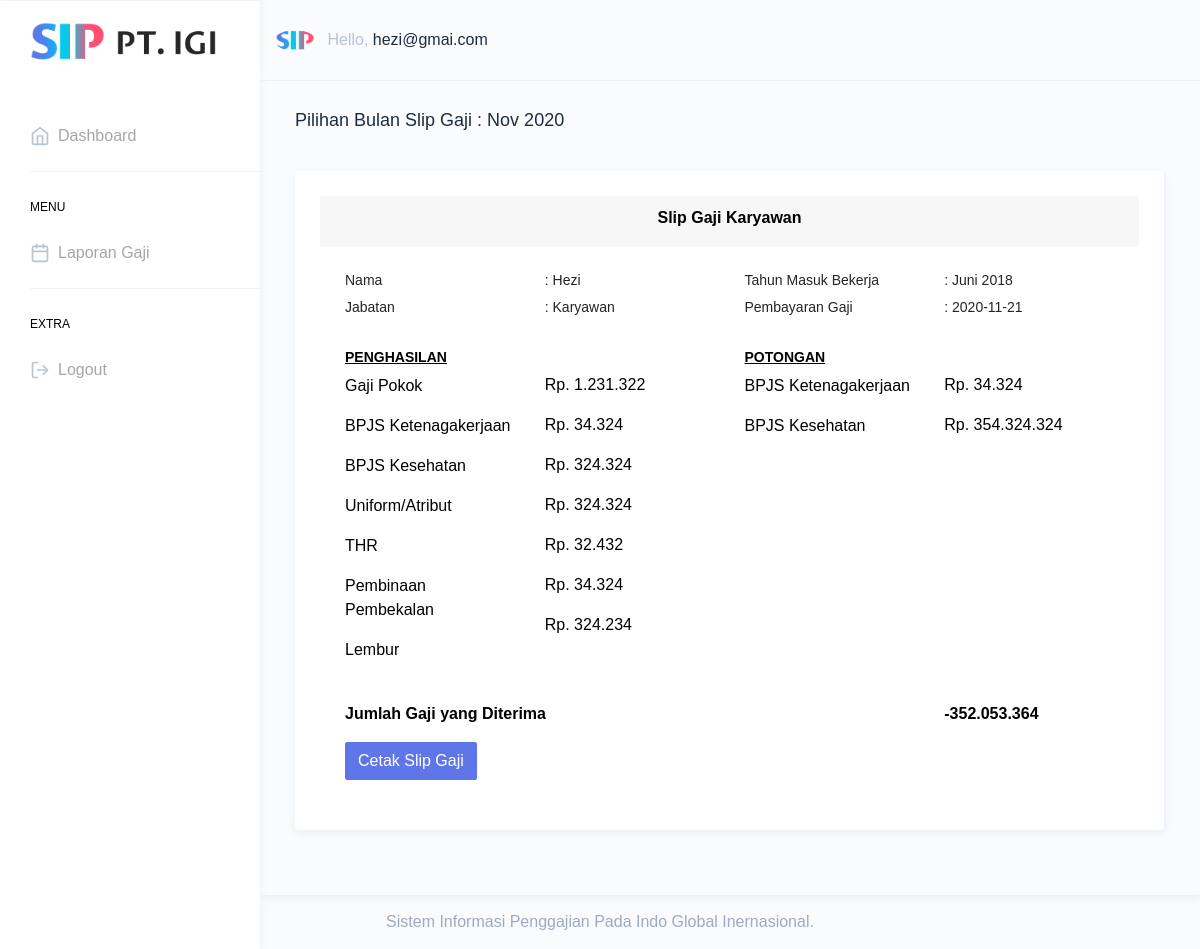
Page /admin/user-pegawai.php (signed in) on the committed database.
### tables this page shows
CREATE TABLE `tbl_gaji` (
  `id_gaji` int(11) NOT NULL,
  `id_karyawan` int(5) NOT NULL,
  `gaji_pokok` int(15) NOT NULL,
  `bpjs_kt` int(15) NOT NULL,
  `bpjs_ks` int(15) NOT NULL,
  `atribut` int(15) NOT NULL,
  `thr` int(15) NOT NULL,
  `pp` int(15) NOT NULL,
  `lembur` int(15) NOT NULL,
  `p_bpjsks` int(15) NOT NULL,
  `p_bpjskt` int(15) NOT NULL,
  `tgl_byr_gaji` date NOT NULL
);

CREATE TABLE `tbl_user` (
  `id_user` int(11) NOT NULL,
  `id_karyawan` varchar(50) NOT NULL,
  `email` varchar(50) NOT NULL,
  `password` varchar(128) NOT NULL,
  `level` int(1) NOT NULL COMMENT '0 = admin,\r\n1 = pimpinan,\r\n2 = karyawan'
);

CREATE TABLE `tbl_karyawan` (
  `id_karyawan` int(11) NOT NULL,
  `nama` varchar(50) NOT NULL,
  `jabatan` varchar(50) NOT NULL,
  `tahun_mulai` varchar(50) NOT NULL,
  `area` varchar(100) NOT NULL,
  `norek` varchar(50) NOT NULL
);

### admin/user-pegawai.php (the view, shortened to what this page needs)
<?php
include 'header.php';
?>
<?php
  include "../control/koneksi.php";
  $email = $_SESSION['email'];
  $tgl = date('Y-m');
  $gj=mysqli_query($conn,"SELECT * FROM tbl_gaji as a inner join tbl_karyawan as b on a.id_karyawan=b.id_karyawan inner join tbl_user as c on a.id_karyawan=c.id_karyawan WHERE email='$email' AND tgl_byr_gaji LIKE '%$tgl%' ORDER BY nama DESC");
                      foreach ($gj as $g) :
                        $ta = $g['gaji_pokok']+$g['bpjs_kt']+$g['bpjs_ks']+$g['atribut']+$g['thr']+$g['pp']+$g['lembur'];
                        $tp = $g['p_bpjskt']+$g['p_bpjsks'];
                        $gt = $ta-$tp;
 ?>
<!DOCTYPE html>
<html dir="ltr" lang="en">
<body>
  <div id="main-wrapper" data-theme="light" data-layout="vertical" data-navbarbg="skin6" data-sidebartype="full" data-sidebar-position="fixed" data-header-position="fixed" data-boxed-layout="full">
    <header class="topbar" data-navbarbg="skin6">
      <nav class="navbar top-navbar navbar-expand-md">
        <div class="navbar-header" data-logobg="skin6">
          <div class="navbar-brand">
            <a href="index.html">
              <b class="logo-icon">
                <img src="../assets/images/logo-fix.png" height="40px" alt="homepage" class="dark-logo" />
              </b>
              <span class="logo-text">
                <img src="../assets/images/logo-3.png" height="30px" alt="homepage" class="dark-logo" />
              </span>
            </a>
          </div>
        </div>
        <div class="navbar-collapse collapse" id="navbarSupportedContent">
          <ul class="navbar-nav float-right ">
            <li class="nav-item dropdown">
              <a class="nav-link dropdown-toggle" href="javascript:void(0)" data-toggle="dropdown" aria-haspopup="true" aria-expanded="false">
                <img src="../assets/images/logo-fix.png" alt="user" class="rounded-circle" width="40">
                <span class="ml-2 d-none d-lg-inline-block"><span>Hello,</span> <span class="text-dark"><?php
                    $email= $_SESSION['email'];
                    $data=mysqli_query($conn,"SELECT * FROM tbl_user WHERE email='$email' ");
                    while($tampil=mysqli_fetch_array($data))
                    {
                      echo $tampil['email'];
                    }
                ?></span> </span>
              </a>
            </li>
          </ul>
        </div>
      </nav>
    </header>
    <?php include 'sidebar.php';  ?>
    <div class="page-wrapper">
      <div class=" page-breadcrumb">
        <div class="row">
          <div class="col-7 align-self-center">
            <h4 class="page-title text-truncate text-dark font-weight-medium mb-1">Pilihan Bulan Slip Gaji : <?= date('M Y'); ?></h4>
          </div>
        </div>
      </div>
      <div class="container-fluid">
        <div class="card-group">
          <div class="card border-right">
            <div class="card-body">
              <div class="card-header text-center">
                <h5 style="color: black; font-weight:bold;">Slip Gaji Karyawan</h5>
              </div>
              <div class="card-body ">
                <div class="row">
                  <div class="col-3">
                    <h6 class="card-title">Nama </h6>
                    <h6 class="card-title">Jabatan </h6>
                  </div>
                  <div class="col-3">
                    <h6 class="card-title">: <?= $g['nama'];?></h6>
                    <h6 class="card-title">: <?php if($g['jabatan']==1){
                              echo "Pimpinan";
                            }else{
                              echo " Karyawan";
                            } ?></h6>
                  </div>
                  <div class="col-3">
                    <h6 class="card-title">Tahun Masuk Bekerja </h6>
                    <h6 class="card-title">Pembayaran Gaji</h6>
                  </div>
                  <div class="col-3">
                    <h6 class="card-title">: <?= $g['tahun_mulai'];?></h6>
                    <h6 class="card-title">: <?= $g['tgl_byr_gaji'];?></h6>
                  </div>
                </div>
                <div class="row mt-4" style="color: black;">
                  <div class="col-3">
                    <h6 style="font-weight:bold; text-decoration: underline; color:black"> PENGHASILAN</h6>
                    <p>Gaji Pokok </p>
                    <p>BPJS Ketenagakerjaan </p>
                    <p>BPJS Kesehatan </p>
                    <p>Uniform/Atribut </p>
                    <p>THR </p>
                    <p>Pembinaan Pembekalan </p>
                    <p>Lembur </p>
                    <br>
                  </div>
                  <div class="col-3">
                    <br>
                    <p><?= "Rp. ". number_format($g['gaji_pokok'], 0, ',', '.')?></p>
                    <p><?= "Rp. ". number_format($g['bpjs_kt'], 0, ',', '.')?></p>
                    <p><?= "Rp. ". number_format($g['bpjs_ks'], 0, ',', '.')?></p>
                    <p><?= "Rp. ". number_format($g['atribut'], 0, ',', '.')?></p>
                    <p><?= "Rp. ". number_format($g['thr'], 0, ',', '.')?></p>
                    <p><?= "Rp. ". number_format($g['pp'], 0, ',', '.')?></p>
                    <p><?= "Rp. ". number_format($g['lembur'], 0, ',', '.')?></p>
                  </div>
                  <div class="col-3">
                    <h6 style="font-weight:bold; text-decoration: underline; color:black"> POTONGAN</h6>
                    <p>BPJS Ketenagakerjaan </p>
                    <p>BPJS Kesehatan </p>
                  </div>
                  <div class="col-3">
                    <br>
                    <p><?= "Rp. ". number_format($g['p_bpjskt'], 0, ',', '.')?></p>
                    <p><?= "Rp. ". number_format($g['p_bpjsks'], 0, ',', '.')?></p>
                  </div>
                </div>
                <div class="row">
                  <div class="col-9">
                    <p class="mb-6" style="color: black; font-weight:bold;">Jumlah Gaji yang Diterima</p>
                  </div>
                  <div class="col-3">
                    <p style="color: black; font-weight:bold;"><?= number_format($gt, 0, ',', '.')?></p>
                  </div>
                </div>
                <a href="detail.php?id_gaji=<?= $g['id_gaji']?>" target="_blank" class="btn btn-primary justify-content-center text-center">Cetak Slip Gaji</a>
              </div>
            </div>
          </div>
        </div>
      </div>
    </div>
    <?php
  endforeach;
    include 'footer.php';
    ?>

### admin/sidebar.php (shortened to what this page needs)
<aside class="left-sidebar" data-sidebarbg="skin6">
  <div class="scroll-sidebar" data-sidebarbg="skin6">
    <nav class="sidebar-nav">
      <ul id="sidebarnav">
        <li class="sidebar-item"> <a class="sidebar-link sidebar-link" href="index.php" aria-expanded="false"><i data-feather="home" class="feather-icon"></i><span class="hide-menu">Dashboard</span></a></li>
        <li class="list-divider"></li>
        <li class="nav-small-cap"><span class="hide-menu">Menu</span></li>
                    <?php
                    $email= $_SESSION['email'];
                    $data=mysqli_query($conn,"SELECT * FROM tbl_user WHERE email='$email' ");
                    $t=mysqli_fetch_array($data);
                    $level = $t['level'];
                    if($level==0){
                    ?>
        <li class="sidebar-item"> <a class="sidebar-link" href="data-gaji.php" aria-expanded="false"><i data-feather="tag" class="feather-icon"></i><span class="hide-menu">Data Gaji</span></a>
        </li>
        <li class="sidebar-item"> <a class="sidebar-link sidebar-link" href="data-karyawan.php" aria-expanded="false"><i data-feather="calendar" class="feather-icon"></i><span class="hide-menu">Data Karyawan</span></a></li>
        <li class="sidebar-item"> <a class="sidebar-link sidebar-link" href="data-user.php" aria-expanded="false"><i data-feather="calendar" class="feather-icon"></i><span class="hide-menu">Data User</span></a></li>
        <li class="sidebar-item"> <a class="sidebar-link sidebar-link" href="laporan-gaji.php" aria-expanded="false"><i data-feather="calendar" class="feather-icon"></i><span class="hide-menu">Laporan Gaji</span></a></li>
        <li class="list-divider"></li>
        <li class="nav-small-cap"><span class="hide-menu">Extra</span></li>
        <li class="sidebar-item"> <a class="sidebar-link sidebar-link" href="../control/logout.php" aria-expanded="false"><i data-feather="log-out" class="feather-icon"></i><span class="hide-menu" onclick="return confirm('Yakin Ingin Keluar !')">Logout</span></a></li>
      <?php }elseif($level==1){ ?>
          <li class="sidebar-item"> <a class="sidebar-link sidebar-link" href="laporan-gaji.php" aria-expanded="false"><i data-feather="calendar" class="feather-icon"></i><span class="hide-menu">Laporan Gaji</span></a></li>
        <li class="list-divider"></li>
        <li class="nav-small-cap"><span class="hide-menu">Extra</span></li>
        <li class="sidebar-item"> <a class="sidebar-link sidebar-link" href="../control/logout.php" aria-expanded="false"><i data-feather="log-out" class="feather-icon"></i><span class="hide-menu" onclick="return confirm('Yakin Ingin Keluar !')">Logout</span></a></li>
      <?php } ?>
      </ul>
    </nav>
  </div>
</aside>

### rows in the picture
tbl_gaji: id_karyawan.nama "Hezi", id_karyawan.tahun_mulai "Juni 2018", tgl_byr_gaji "2020-11-21", gaji_pokok "1.231.322", bpjs_kt "34.324", bpjs_ks "324.324", atribut "324.324", thr "32.432", pp "34.324", lembur "324.234", p_bpjskt "34.324", p_bpjsks "354.324.324", gt "-352.053.364"
tbl_user: email "hezi@gmai.com"
